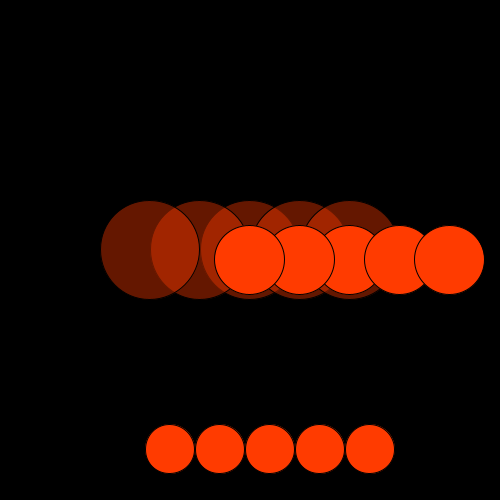
Frame 1 (no input)
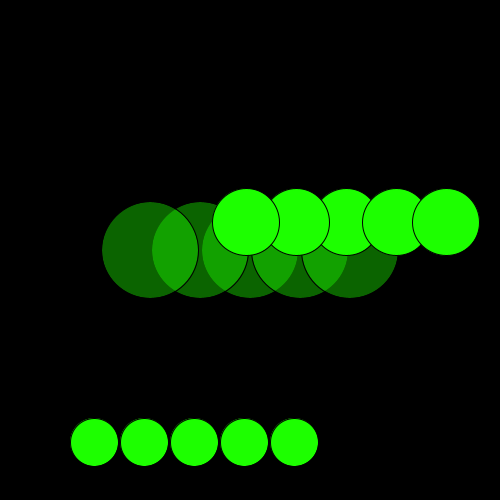
Frame 60 (the mouse pressed at the canvas centre just before this capture)
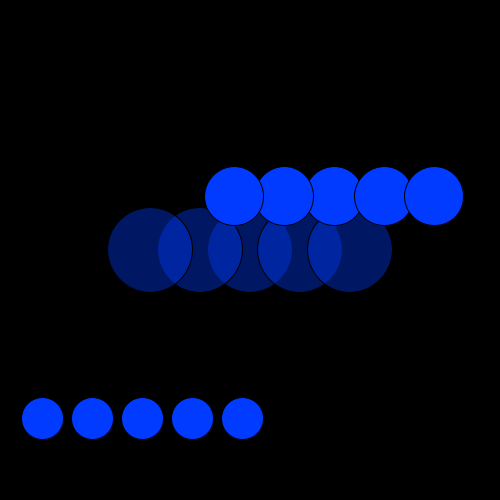
Frame 120 (the mouse held since frame 60 and released just before this capture)

The Processing sketch that drew these frames (run headless with seeded random() and noise(); from frame 60 on, the mouse is pressed at the canvas centre):

// Processing sketch: processing_118763
// ── processing_118763.pde

Circles Sonic;
LCircles Tails;
RCircles CharmyBee;


void setup(){
  colorMode(HSB);
  //background(0);
  
  size(500,500);
  Sonic = new Circles(255);
  Sonic.xpos=width/2;
  Sonic.ypos=height/2;
  Tails = new LCircles(255);
  Tails.xpos=width/2;
  Tails.ypos=height/2;
  CharmyBee = new RCircles(255);
  CharmyBee.xpos = width/2;
  CharmyBee.ypos=height/2;
  
}

void draw(){
  background(0);
 Sonic.update();
Sonic.display();
Tails.update();
Tails.display();
CharmyBee.update();
CharmyBee.display();
}
class Circles {
  float values;
  float x;
  float y;
  float x_values;
  float y_values;
  int beauty;
  float velocity;
  int xpos;
  int ypos;


  Circles(float values) {
    values=0;
    x=0;
    velocity=0;
    y=0;
    x_values=0;
    beauty=0;
    y_values=0;
    xpos=0;
    ypos=0;
    
  }

  void update() {
    
    velocity+=.2;
    if(beauty>=255){beauty=0;}
    beauty=beauty+10;
    x=x+.1;
    y=y+.1;
    x_values=cos(x)*100;
    y_values=sin(y)*100;
    
  }

  void display() {
    fill(beauty,255,255,100);
    //stroke(random(beauty),255,255,100);
    ellipse(xpos,ypos,x_values,x_values);
    ellipse(xpos+50,ypos,x_values,x_values);
    ellipse(xpos+100,ypos,x_values,x_values);
    ellipse(xpos-50,ypos,x_values,x_values);
   ellipse(xpos-100,ypos,x_values,x_values);
    }
  }

class LCircles{
  float x;
  float y;
  float x_value;
  float y_value;
  int beauty;
  float xpos;
  float ypos;
  float circlingX;
  float circlingY;

  
  
  
  LCircles(float lewis ){
    circlingX=0;
    circlingY=0;
    lewis=0;
    x=0;
    y=0;
    x_value=0;
    y_value=0;
    beauty=0;
    xpos=0;
    ypos=0;
  }
  void update(){
    x=x+.1;
    y=y+.1;
    circlingX=cos(x)*100;
    circlingY=sin(y)*100;
    x_value=cos(x)*70;
    y_value=sin(y)*70;
    beauty=beauty+10;
    if(beauty>=255){beauty=0;}
  
  }
  
  
  void display(){
    fill(beauty,255,255,255);
    ellipse( xpos+circlingX,ypos+circlingY,x_value,x_value);
    ellipse( xpos+50+circlingX,ypos+circlingY,x_value,x_value);
    ellipse( xpos+100+circlingX,ypos+circlingY,x_value,x_value);
    ellipse( xpos-50+circlingX,ypos+circlingY,x_value,x_value);
    ellipse( xpos-100+circlingX,ypos+circlingY,x_value,x_value);
    
    
    
    
    
  }
}
class RCircles{
  float x;
  float y;
  float ypos;
  float xpos;
  float x_valu;
  float y_valu;
  float beauty;
  float circlingX;
  float circlingY;
 
 
  RCircles(float num){
    circlingX=0;
    circlingY=0;
    num=0;
    x=0;
    y=0;
    ypos=0;
    xpos=0;
    x_valu=0;
    y_valu=0;
  }
  void update(){
    x=x+.1;
    y=y+.1;
    circlingX=cos(x)*200;
    circlingY=sin(y)*200;
    x_valu=cos(x)*50;
    y_valu=sin(y)*50;
    beauty=beauty+10;
    if(beauty>=255){beauty=0;}
  
  }
  
  
  void display(){
    fill(beauty,255,255,255);
    
    ellipse(xpos+circlingY,ypos+circlingX,x_valu,x_valu);
     ellipse(xpos+50+circlingY,ypos+circlingX,x_valu,x_valu);
      ellipse(xpos+100+circlingY,ypos+circlingX,x_valu,x_valu);
       ellipse(xpos-50+circlingY,ypos+circlingX,x_valu,x_valu);
        ellipse(xpos-100+circlingY,ypos+circlingX,x_valu,x_valu);
    
  }
  
  
  
  
  
  
}
